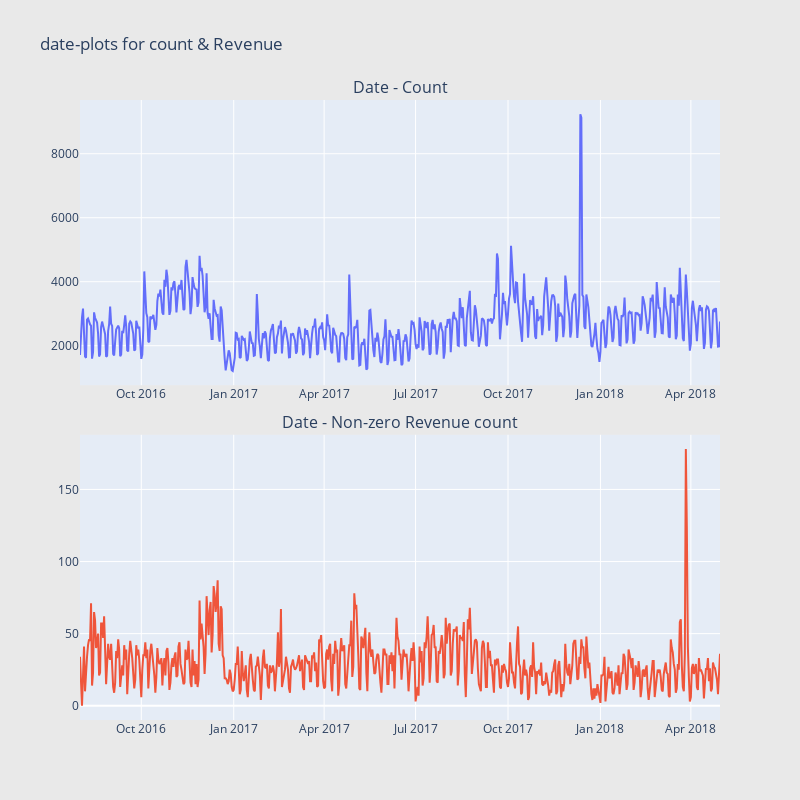

This figure's notebook cell:
### Code cell
import datetime
def scatter_plot(data):
    trace = go.Scatter(
        x=data.index[::-1],
        y=data.values[::-1],
        showlegend=False,
        #mode = 'lines+markers',
    )
    return trace
train['date'] = train['date'].apply(lambda x: datetime.date(int(str(x)[:4]), int(str(x)[4:6]), int(str(x)[6:])))
date_trans=train.groupby("date")["totals_transactionRevenue"].agg(["size","count"])
date_trans.columns = ["count", "count of non-zero revenue"]
date_trans = date_trans.sort_index()

trace1=scatter_plot(date_trans["count"])
trace2=scatter_plot(date_trans["count of non-zero revenue"])
fig = tools.make_subplots(rows=2, cols=1, vertical_spacing=0.08,
                          subplot_titles=["Date - Count", "Date - Non-zero Revenue count"])
fig.append_trace(trace1, 1, 1)
fig.append_trace(trace2, 2, 1)
fig['layout'].update(height=800, width=800, paper_bgcolor='rgb(233,233,233)', title="date-plots for count & Revenue")
py.iplot(fig, filename='date-plots')

### Figure 1 — Plotly figure (JSON) as saved in the notebook; plotly's stock layout.template omitted (floating-point values rounded to 4 significant figures; data arrays with more than 128 entries replaced by an {"elided": "..."} marker saying what was removed)
{"data": [{"showlegend": false, "type": "scatter", "x": {"elided": "638 str values"}, "xaxis": "x", "y": {"elided": "638 int values"}, "yaxis": "y"}, {"showlegend": false, "type": "scatter", "x": {"elided": "638 str values"}, "xaxis": "x2", "y": {"elided": "638 int values"}, "yaxis": "y2"}], "layout": {"annotations": [{"font": {"size": 16}, "showarrow": false, "text": "Date - Count", "x": 0.5, "xanchor": "center", "xref": "paper", "y": 1, "yanchor": "bottom", "yref": "paper"}, {"font": {"size": 16}, "showarrow": false, "text": "Date - Non-zero Revenue count", "x": 0.5, "xanchor": "center", "xref": "paper", "y": 0.46, "yanchor": "bottom", "yref": "paper"}], "height": 800, "paper_bgcolor": "rgb(233,233,233)", "title": {"text": "date-plots for count & Revenue"}, "width": 800, "xaxis": {"anchor": "y", "domain": [0, 1]}, "xaxis2": {"anchor": "y2", "domain": [0, 1]}, "yaxis": {"anchor": "x", "domain": [0.54, 1]}, "yaxis2": {"anchor": "x2", "domain": [0, 0.46]}}}
